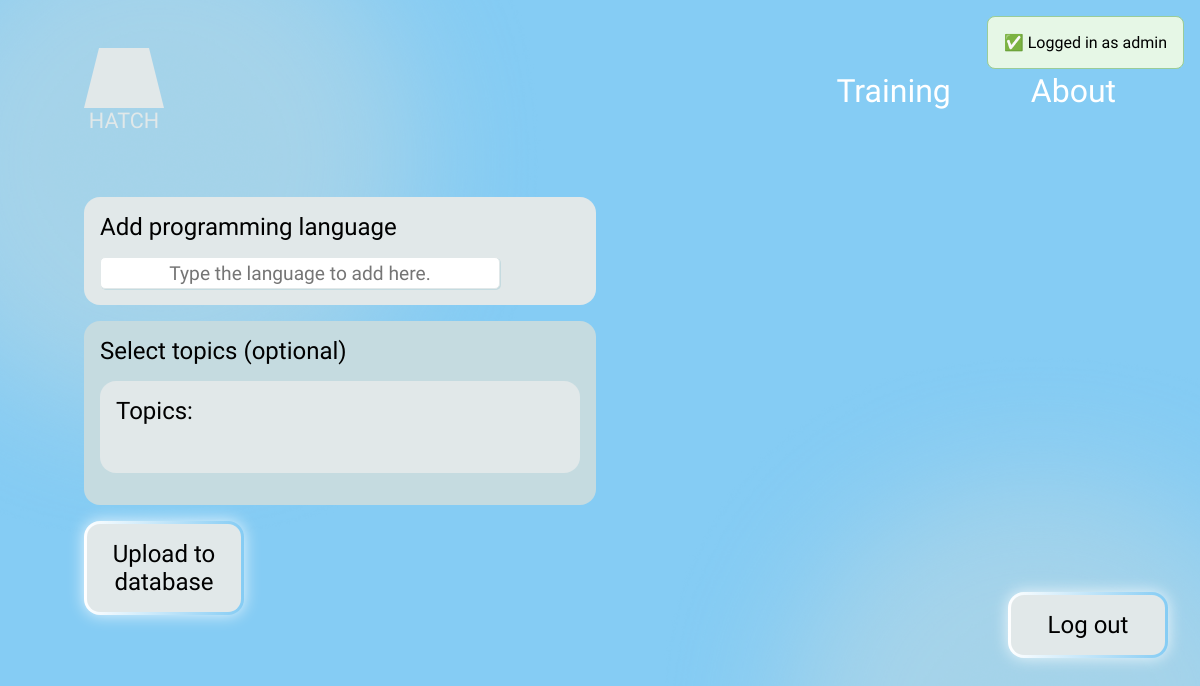
/admin-add-language.php (signed in), run on an earlier commit of the app's database.
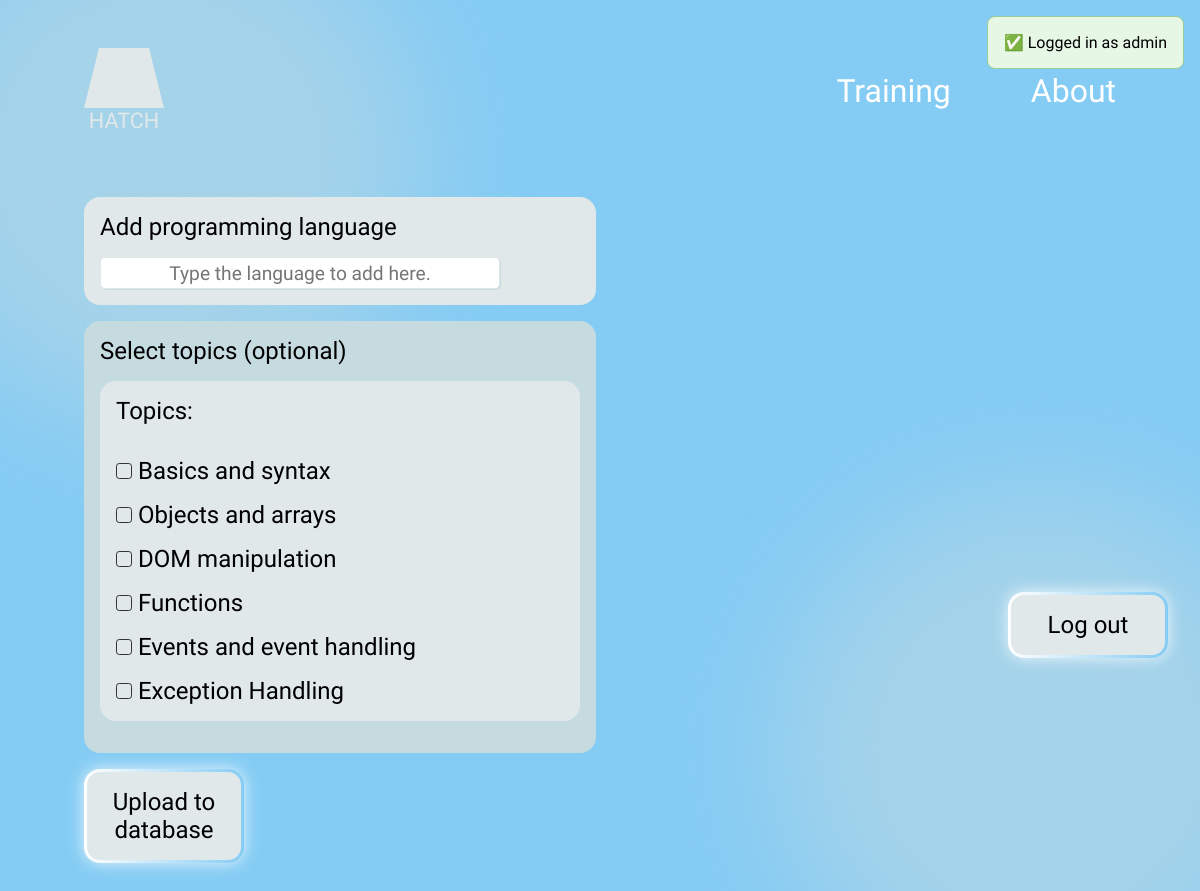
And on a later commit of the database.
### tables this page shows
CREATE TABLE `topics` (
  `topic_id` int(11) NOT NULL,
  `topic_name` varchar(150) NOT NULL
);

### sql_query.php (called while the page is built, shortened)
<?php
include_once "connection.php";
function get_all_topics()
{
    global $conn;
    $stmt = $conn->prepare("SELECT
                                topic_id, topic_name
                            FROM
                                topics
                            ORDER BY
                                topic_id;");
    $stmt->execute();
    return $stmt->fetchAll(PDO::FETCH_ASSOC);
}
?>

### admin-add-language.php (the view, shortened to what this page needs)
<?php
include "admin-log.php";
include_once "sql_query.php";
?>
<!DOCTYPE html>
<html lang="en">
<head>
    <link rel="stylesheet" href="./css/style.css">
</head>
<body>
    <?php include 'header.php' ?>
    <?php include 'admin-banner.php' ?>
    <form method="post">
        <section class="root-content">
            <div class="admin-add-content">
                <label class="admin-add-content-label" for="add-language">Add programming language</label>
                <input class="admin-add-content-input-field" type="text" id="add-language" name="add-language" placeholder="Type the language to add here." required>
            </div>
            <div class="admin-add-content-checkbox-selection-content">
                <label for="admin-add-content-checkbox-selection-content">Select topics (optional)</label>
                <div class="admin-add-content-checkbox-selection">
                    <label for="admin-add-content-checkbox-selection-list">Topics:</label>
                    <ul>
                        <?php
                        $topics = get_all_topics();
                        foreach ($topics as $topic) : ?>
                            <li>
                                <input class='checkbox' type='checkbox'
                                    id="topic<?= ($topic['topic_id']) ?>"
                                    name="topic[]"
                                    value="<?= ($topic['topic_id']) ?>">
                                <label for="topic<?= ($topic['topic_id']) ?>">
                                    <?= ($topic['topic_name']) ?>
                                </label>
                            </li>
                        <?php endforeach; ?>
                    </ul>
                </div>
            </div>
        </section>
        <button type="submit" class="upload-to-database-button">Upload to database</button>
    </form>
</body>
</html>

### admin-banner.php
<?php if (isset($_SESSION['is_admin']) && $_SESSION['is_admin'] === true): ?>
    <div class="admin-banner">
        ✅ Logged in as admin
    </div>
<?php endif; ?>

### admin-log.php (shortened to what this page needs)
<?php
include "admin-banner.php"
?>
<?php
if (isset($_SESSION['is_admin'])) {
?>
  <form method="POST">
    <button class="logout-button" type="submit" name="logout">Log out</button>
  </form>
<?php
}
?>

### header.php (shortened to what this page needs)
<header class="root-header">
    <div class="logo">
      <a href="./" class="logo-link">
        <svg class="logo-image" xmlns="http://www.w3.org/2000/svg" viewBox="0 0 720 540">
          <path fill-rule="evenodd" clip-rule="evenodd" d="M0.0527344 540.001L135.053 0H584.948L719.948 540.001H0.0527344Z" fill="#C5DBE0" />
        </svg>
        <p class="hatch-logo">HATCH</p>
      </a>
    </div>
    <nav>
      <ul class="nav-list">
        <li class="nav-list-item">
          <a href="selecting-language.php" class="nav-link">Training</a>
        </li>
        <li class="nav-list-item">
          <a href="#" class="nav-link">About</a>
        </li>
      </ul>
    </nav>
  </header>

### css/style.css (style rules this page uses)
:root { --bcg-main-color: #85ccf4; --brand-color: #e1e8e9; --brand-secondary-color: #c5dbe0; --btn-color: #f0f8ff; --hover-color: #2f3d3e; --dark-color: #000000; --highlight-color: #ffffff; --code-font: "Source Sans 3", sans-serif; }
* { padding: 0; margin: 0; }
a { color: var(--highlight-color); transition: 0.5s; }
body { min-height: 100vh; padding: 3rem calc(100% * 0.07); font-family: "Nunito Sans", sans-serif; font-optical-sizing: auto; font-style: normal; font-weight: 100; background-color: var(--bcg-main-color); background-image: url("../images/whiteblur-stain.png"), url("../images/whiteblur-stain.png"); background-size: 800px, 800px; background-repeat: no-repeat, no-repeat; background-position: -15rem -15rem, calc(100% + 15rem) calc(100% + 15rem); }
li, a, ul { list-style: none; text-decoration: none; }
.root-header { display: flex; justify-content: space-between; align-items: center; margin-bottom: 2rem; }
.logo-link { color: var(--brand-color); }
.logo-image { width: 5rem; }
.hatch-logo { display: flex; justify-content: center; font-size: 1.35rem; }
.nav-list { display: flex; gap: 5rem; justify-content: space-around; }
.nav-link { font-size: 2rem; }
.root-content { text-align: center; padding-top: 2rem; font-weight: 100; font-size: 4rem; }
.start-button, .upload-to-database-button, .login-button { transition: 0.5s; text-align: center; color: var(--dark-color); background-color: var(--btn-color); padding: 1rem; border-radius: 1rem; width: 10rem; font-family: "Nunito Sans", sans-serif; font-size: x-large; font-weight: 100; box-shadow: 0 0 1rem rgba(255, 255, 255, 0.8); border: 0.2rem solid transparent; background-image: linear-gradient(var(--brand-color), var(--brand-color)), linear-gradient( 90deg, var(--highlight-color), var(--bcg-main-color), var(--highlight-color) ); background-origin: border-box; background-clip: padding-box, border-box; background-size: 200%; animation: snakeBorder 3s linear infinite; cursor: pointer; }
input[type=text] { padding: 0.1rem 0.4rem; text-align: center; font-size: 1.2rem; font-family: "Nunito Sans", sans-serif; border-radius: 5px; border: 1px solid var(--brand-color); cursor: pointer; box-shadow: 1px 1px var(--brand-secondary-color); transition: 0.5s; animation: snakeBorder 3s linear infinite; }
.admin-add-content-checkbox-selection { display: flex; flex-direction: column; align-items: flex-start; gap: 1rem; margin-bottom: 1rem; background-color: var(--brand-color); padding: 1rem; border-radius: 1rem; width: 75rem; }
.admin-add-content-checkbox-selection ul { display: flex; flex-direction: column; align-items: start; gap: 1rem; }
.admin-add-content-label, .admin-add-content-checkbox-selection-content { font-size: 1.5rem; width: 30rem; text-align: start; }
.admin-add-content-checkbox-selection { width: 28rem; }
.admin-add-content-checkbox-selection-content { display: flex; flex-direction: column; align-items: flex-start; background-color: var(--brand-secondary-color); padding: 1rem; border-radius: 1rem; margin-bottom: 1rem; }
.admin-add-content-checkbox-selection-content label { margin-bottom: 1rem; }
.admin-add-content { display: flex; flex-direction: column; align-items: flex-start; gap: 1rem; margin-bottom: 1rem; background-color: var(--brand-color); padding: 1rem; border-radius: 1rem; width: 30rem; }
.admin-add-content-input-field { border-radius: 0.5rem; padding: 0.5rem; width: 25rem; height: 2rem; }
.admin-upload-success p, a { font-size: 2rem; margin-bottom: 2rem; }
.logout-button { position: fixed; top: 37rem; right: 2rem; z-index: 0; }
.logout-button { transition: 0.5s; text-align: center; color: var(--dark-color); background-color: var(--btn-color); padding: 1rem; border-radius: 1rem; width: 10rem; font-family: "Nunito Sans", sans-serif; font-size: x-large; font-weight: 100; box-shadow: 0 0 1rem rgba(255, 255, 255, 0.8); border: 0.2rem solid transparent; background-image: linear-gradient(var(--brand-color), var(--brand-color)), linear-gradient( 90deg, var(--highlight-color), var(--bcg-main-color), var(--highlight-color) ); background-origin: border-box; background-clip: padding-box, border-box; background-size: 200%; animation: snakeBorder 3s linear infinite; }
.checkbox { appearance: none; width: 1rem; height: 1rem; border: 0.1rem solid #333; border-radius: 0.2rem; position: relative; }
.admin-banner { position: fixed; top: 1rem; right: 1rem; background-color: #e6f7e6; padding: 1rem; border: 1px solid #99cc99; border-radius: 0.5rem; }

What changed in the data, as far as the page shows it:
added topics: topic_name "Basics and syntax"
added topics: topic_name "Objects and arrays"
added topics: topic_name "DOM manipulation"
added topics: topic_name "Functions"
added topics: topic_name "Events and event handling"
added topics: topic_name "Exception Handling"
